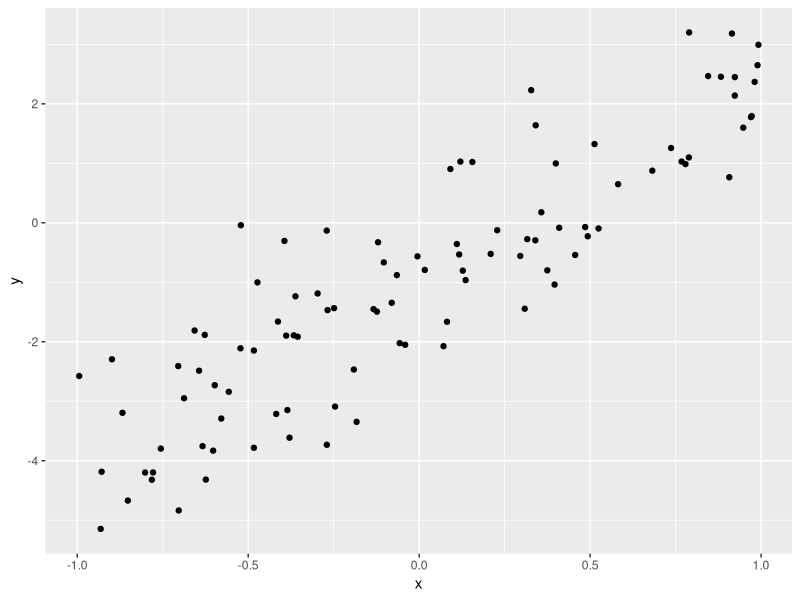
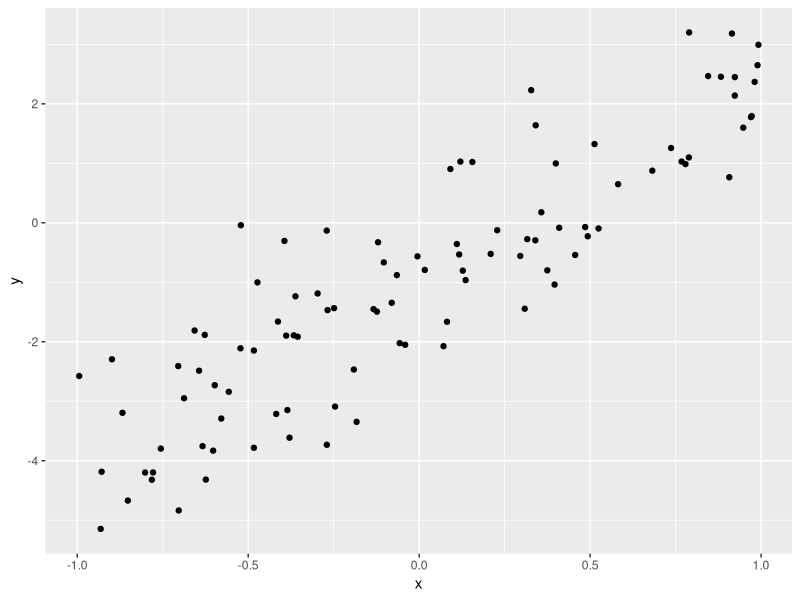
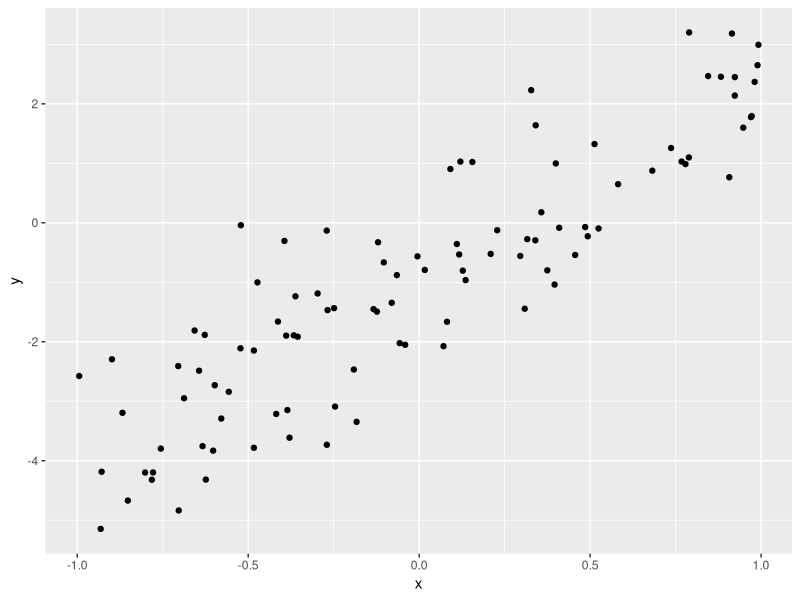
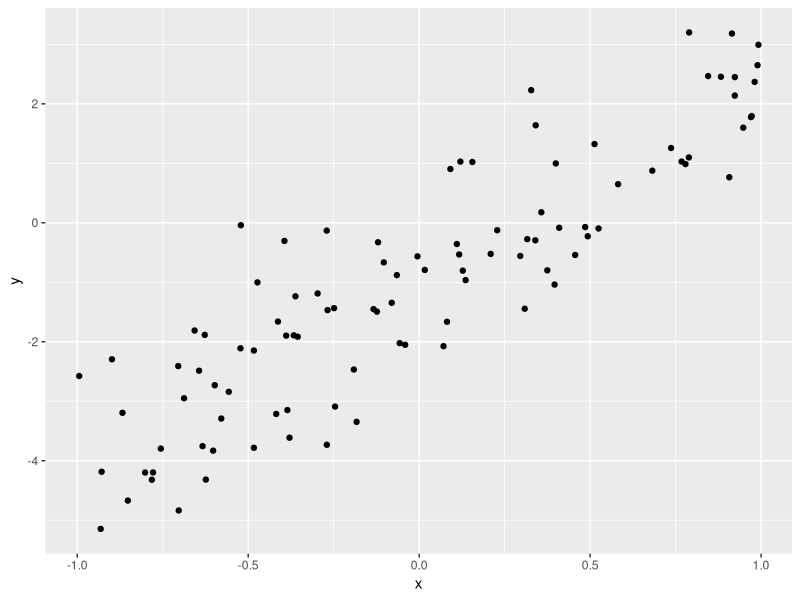
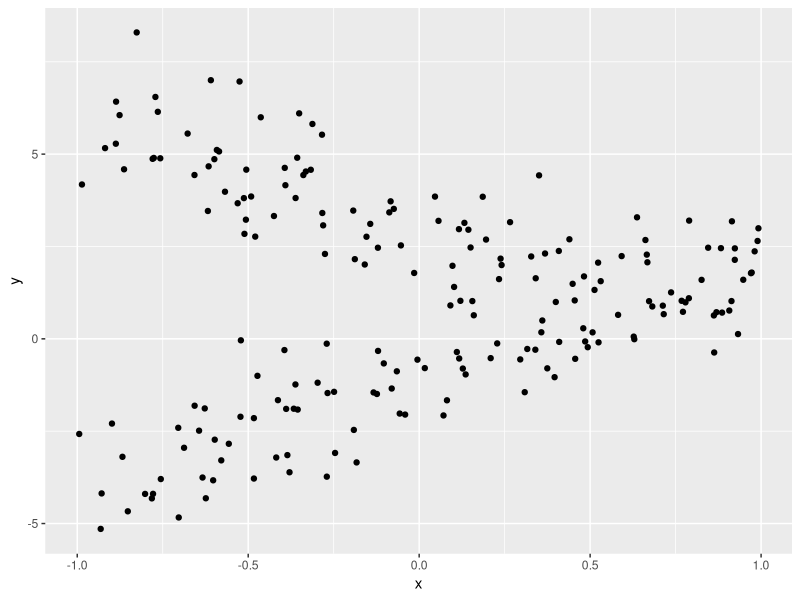
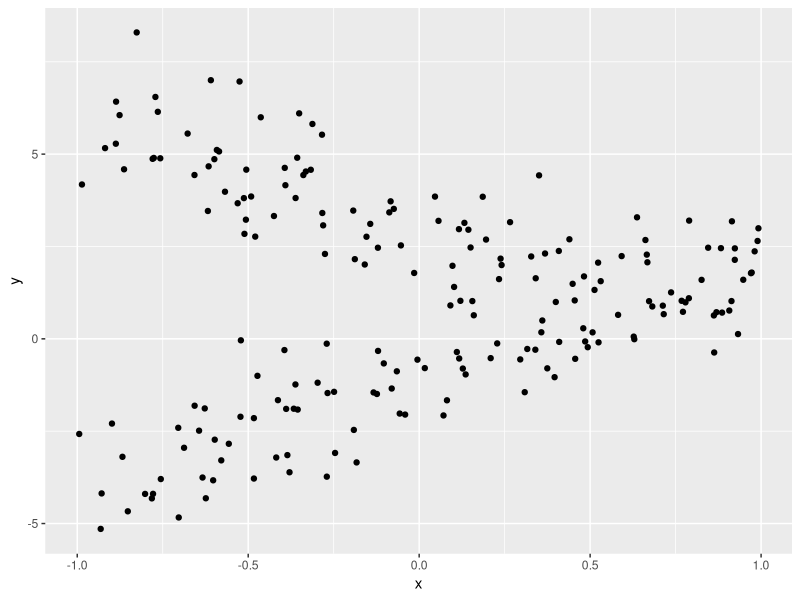
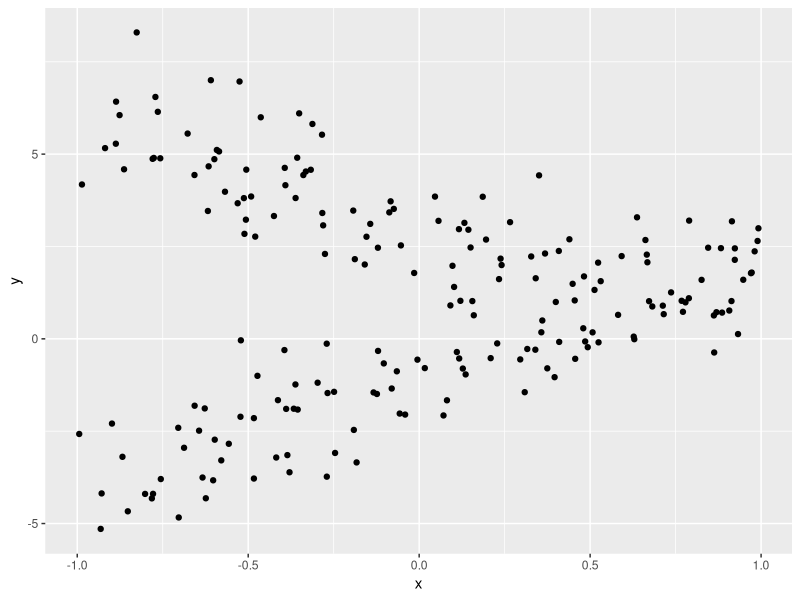
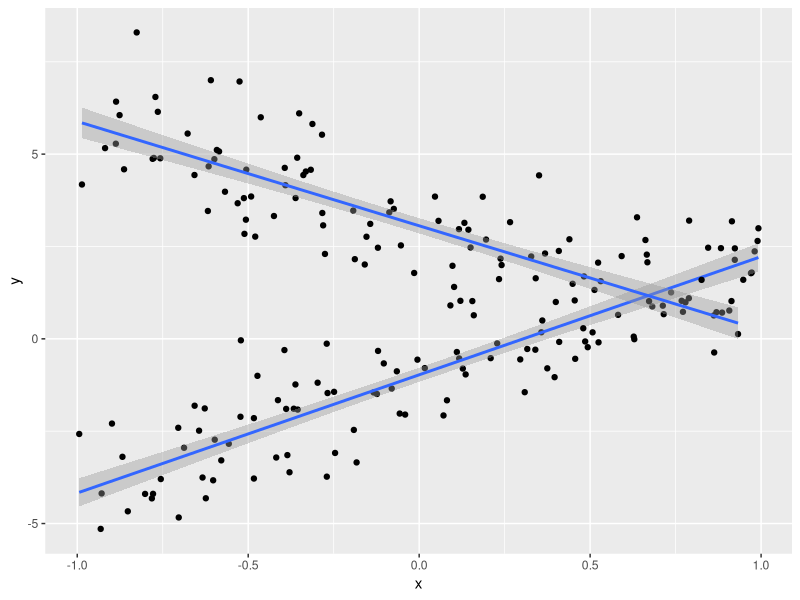

Here is the R script that generated these plots, in order:
# Plotting with ggplot2

# Load packages ----
library(tidyverse)

# Demonstrate multiple datasets ----
set.seed(20260219)
# First dataset is a line with a positive slope
b0_1 <- -1
b1_1 <- 3

dat1 <- data.frame(x = runif(n = 100,
                             min = -1,
                             max = 1)) %>% 
  mutate(mu = b0_1 + b1_1 * x,
         y = rnorm(n = nrow(.),
                   mean = mu,
                   sd = 1))

# Second dataset is a line with a negative slope
b0_2 <- 3
b1_2 <- -3

dat2 <- data.frame(x = runif(n = 100,
                             min = -1,
                             max = 1)) %>% 
  mutate(mu = b0_2 + b1_2 * x,
         y = rnorm(n = nrow(.),
                   mean = mu,
                   sd = 1))

# Plot one dataset -----

# ... example 1 ----
# Pass the data as an argument to `ggplot()`
ggplot(dat1, aes(x = x, y = y)) +
  geom_point()

# ... example 2 ----
# Pipe in the data
dat1 %>% 
  ggplot(aes(x = x, y = y)) +
  geom_point()

# ... example 3 ----
# Pass the data to the geom_*()
ggplot() +
  geom_point(data = dat1, mapping = aes(x = x, y = y))

# ... example 4 ----
# Pass the data to ggplot(), define the aesthetics
# for the geom_*()
ggplot(dat1) +
  geom_point(aes(x = x, y = y))

# How to plot these two datasets ----

# ... example 1 ----
# Pass the data to different layers
ggplot() +
  geom_point(aes(x = x, y = y), dat1) +
  geom_point(data = dat2, aes(x = x, y = y))

# ... example 2 ----
# Because the datasets share the same column names,
# we can specify the aesthetic globally and the data
# per layer
ggplot(mapping = aes(x = x, y = y)) +
  geom_point(data = dat1) +
  geom_point(data = dat2)

# ... example 3 ----
# If the datasets had different column names, we
# would need to change the aesthetic between layers
dat3 <- dat2 %>% 
  rename(a = x, b = y)

ggplot() +
  geom_point(aes(x = x, y = y), dat1) +
  geom_point(data = dat3, aes(x = a, y = b))

# ... example 4 ----
# You can change aesthetics between layers
# For example, if you have multiple layers based on
# `dat1`, but then want to add `dat3` later.
ggplot(dat1, aes(x = x, y = y)) +
  geom_point() +
  geom_smooth(method = "lm") +
  geom_point(data = dat3, aes(x = a, y = b)) +
  geom_smooth(method = "lm", 
              data = dat3, aes(x = a, y = b))

# Change colors for the two datasets ----
# ... example 1 ----
# Pass the two datasets as separate layers
# Specify the color manually.
ggplot() +
  geom_point(aes(x = x, y = y), 
             dat1, color = "pink") +
  geom_point(data = dat2, aes(x = x, y = y), 
             color = "lavender") +
  theme_dark()

# ... example 2 ----
# Combine the datasets and add an ID column
dat4 <- bind_rows(dat1, dat2, .id = "id")

ggplot(dat4, aes(x = x, y = y, color = id)) +
  geom_point() +
  # We can also specify our own colors
  scale_color_manual(values = c("pink", "lavender")) +
  theme_dark()

# ... example 3 ----
# Pass the data to different layers, but give an
# informative name for the legend
ggplot() +
  geom_point(aes(x = x, y = y, color = "Dataset 1"), 
             dat1) +
  geom_point(aes(x = x, y = y, color = "Dataset 2"),
             dat2) +
  # We can also specify our own colors
  scale_color_manual(values = c("pink", "lavender")) +
  theme_dark()

# Add some labels to our plot ----

# ... example 1 ----
# Change the name of anything using the scale_*() 
# functions
ggplot(dat4, aes(x = x, y = y, color = id)) +
  geom_point() +
  scale_x_continuous(name = "X-axis",
                     # can also change the breaks here
                     breaks = seq(-1, 1, by = 0.2)
                     ) +
  scale_y_continuous(name = "Y-axis") +
  # We can also specify our own colors
  scale_color_manual(name = "Temperature \nof My Data\n(\u00B0)", 
                     values = c("pink", "lavender")) +
  theme_dark()

# ... example 2 ----
# There are dedicated functions for x-labels and y-labels
ggplot(dat4, aes(x = x, y = y, color = id)) +
  geom_point() +
  xlab("X-axis") +
  ylab("Y-axis") +
  # We can also specify our own colors
  scale_color_manual(name = "Color", 
                     values = c("pink", "lavender")) +
  theme_dark()


# ... example 3 ----
# Add a title
ggplot(dat4, aes(x = x, y = y, color = id)) +
  geom_point() +
  xlab("X-axis") +
  ylab("Y-axis") +
  # We can also specify our own colors
  scale_color_manual(name = "Color", 
                     values = c("pink", "lavender")) +
  # Add a title
  ggtitle("My Plot", subtitle = "(it's really nice)") +
  theme_dark()

# ... example 4 ----
# Add a title
ggplot(dat4, aes(x = x, y = y, color = id)) +
  geom_point() +
  xlab("X-axis") +
  ylab("Y-axis") +
  # We can also specify our own colors
  scale_color_manual(name = "Color", 
                     values = c("pink", "lavender")) +
  # Add a title
  labs(title = "My Plot", 
       subtitle = "(it's really nice)") +
  theme_dark()

# Change the theme ----
# You can change the appearance of (almost?) everything
# with the theme.
?theme

# Maybe you want to make a big figure for a PowerPoint
# But we need large font for the text
# We also might find ourselves with large values
# on the x-axis
dat5 <- dat4 %>% 
  mutate(x = x + 1000000)

ggplot(dat5, aes(x = x, y = y, color = id)) +
  geom_point() +
  xlab("X-axis") +
  ylab("Y-axis") +
  # We can also specify our own colors
  scale_color_manual(name = "Color", 
                     values = c("pink", "lavender")) +
  # Add a title
  labs(title = bquote(italic(My)~ Plot), 
       # You can use special formatting/characters
       # in a label using bquote()
       subtitle = "it's really nice") +
  theme_dark() +
  theme(text = element_text(size = 18), 
        axis.title.x = element_text(size = 30),
        axis.title.y = element_text(size = 10),
        axis.text.x = element_text(angle = 45, 
                                   hjust = 1,
                                   size = 8),
        # If you want to get rid of something,
        # use element_blank()
        panel.grid = element_blank(),
        # Center the title
        plot.title = element_text(hjust = 0.5),
        plot.subtitle = element_text(size = 10, 
                                     hjust = 0.5,
                                     # make the whole
                                     # subtitle bold
                                     face = "bold"))
